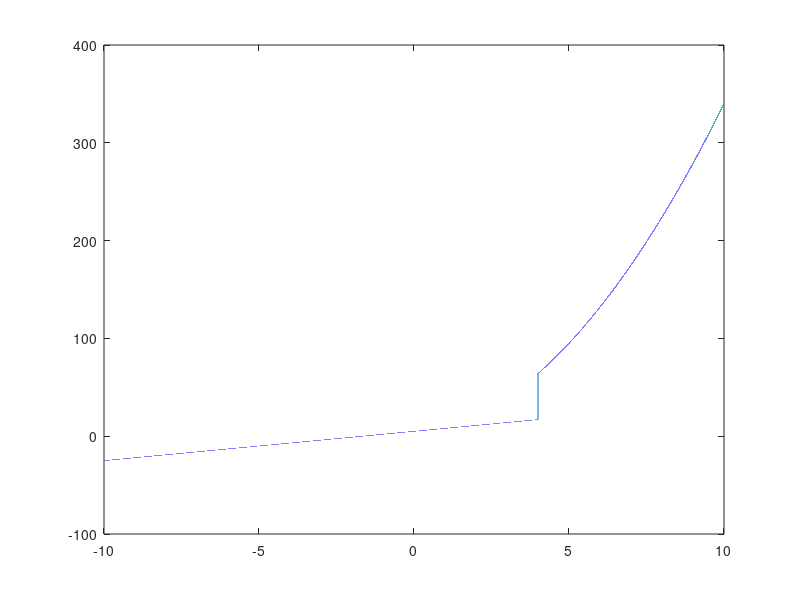

Recreate this plot in MATLAB.
t = -10 : 0.0001 : 10;
n = length(t);

for i = 1 : n
    if t( i) <= 4
        f( i) = 3 * t( i) + 5;
    else
        f( i) = 3 * t( i)^2 + 4 * t( i);
    end
end

plot(t,f);